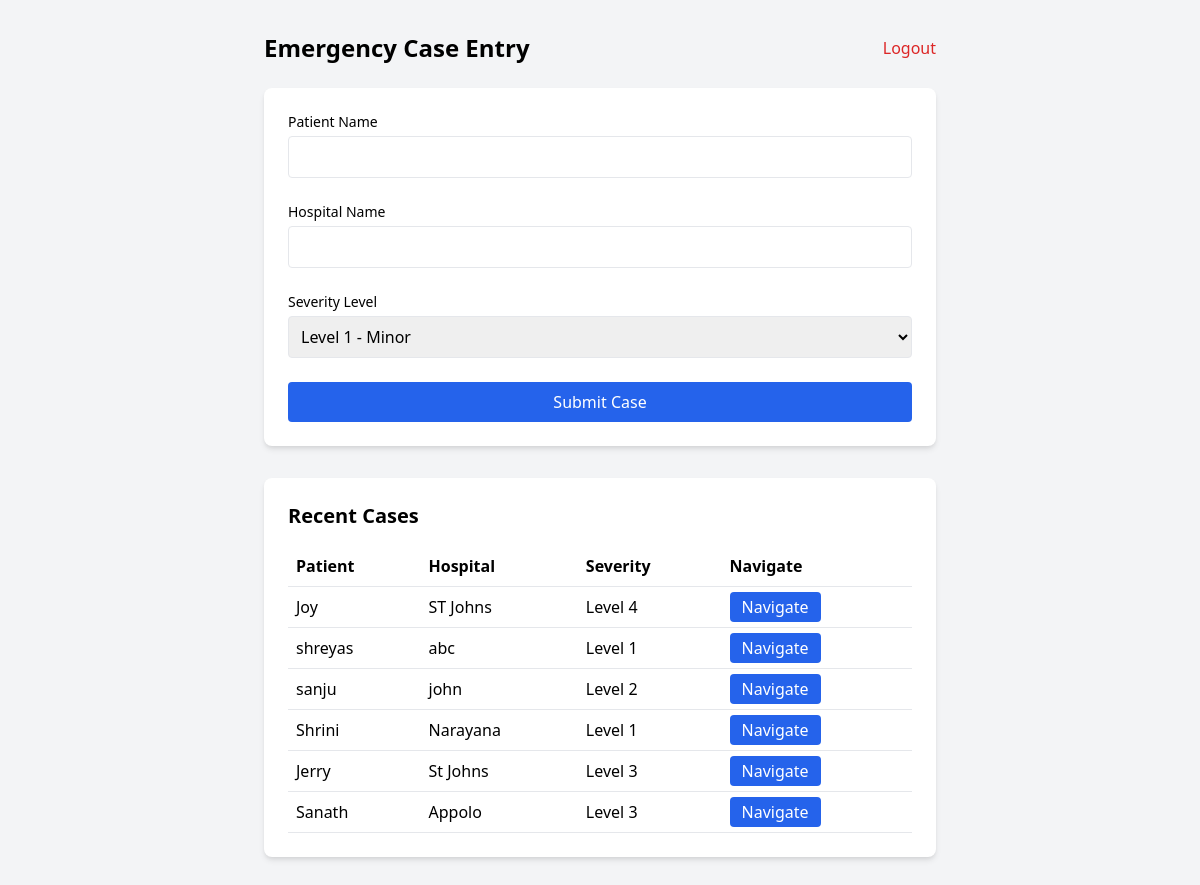
/dashboard (signed in), run on the app's committed database.
### app.py (models this page shows)
class EmergencyCase(db.Model):
    id = db.Column(db.Integer, primary_key=True)
    patient_name = db.Column(db.String(80), nullable=False)
    hospital_name = db.Column(db.String(80), nullable=False)
    severity_level = db.Column(db.Integer, nullable=False)
    driver_id = db.Column(db.String(80), db.ForeignKey('driver.driver_id'))

### app.py (the view, shortened to what this page needs)
@app.route('/dashboard', methods=['GET', 'POST'])
def dashboard():
    if 'driver_id' not in session:
        return redirect(url_for('login'))
    cases = EmergencyCase.query.filter_by(driver_id=session['driver_id']).all()
    return render_template('dashboard.html', cases=cases)

### templates/dashboard.html (shortened to what this page needs)
{% extends "base.html" %}
{% block content %}
<div class="min-h-screen p-8">
    <div class="max-w-2xl mx-auto">
        <div class="flex justify-between items-center mb-6">
            <h1 class="text-2xl font-bold">Emergency Case Entry</h1>
            <a href="{{ url_for('logout') }}" class="text-red-600 hover:text-red-800">Logout</a>
        </div>
        <div class="bg-white rounded-lg shadow-md p-6">
            <form method="POST" class="space-y-6">
                <div>
                    <label class="block text-sm font-medium mb-1">Patient Name</label>
                    <input type="text" name="patient_name" class="w-full p-2 border rounded" required>
                </div>
                <div>
                    <label class="block text-sm font-medium mb-1">Hospital Name</label>
                    <input type="text" name="hospital_name" class="w-full p-2 border rounded" required>
                </div>
                <div>
                    <label class="block text-sm font-medium mb-1">Severity Level</label>
                    <select name="severity_level" class="w-full p-2 border rounded" required>
                        <option value="1">Level 1 - Minor</option>
                    </select>
                </div>
                <button type="submit" class="w-full bg-blue-600 text-white p-2 rounded hover:bg-blue-700">
                    Submit Case
                </button>
            </form>
        </div>
        {% if cases %}
        <div class="mt-8 bg-white rounded-lg shadow-md p-6">
            <h2 class="text-xl font-bold mb-4">Recent Cases</h2>
            <table class="w-full">
                <thead>
                    <tr class="border-b">
                        <th class="p-2 text-left">Patient</th>
                        <th class="p-2 text-left">Hospital</th>
                        <th class="p-2 text-left">Severity</th>
                        <th class="p-2 text-left">Navigate</th>
                    </tr>
                </thead>
                <tbody>
                    {% for case in cases %}
                    <tr class="border-b">
                        <td class="p-2">{{ case.patient_name }}</td>
                        <td class="p-2">{{ case.hospital_name }}</td>
                        <td class="p-2">Level {{ case.severity_level }}</td>
                        <td class="p-2">
                            <a href="https://www.google.com/maps/dir/?api=1&destination={{ case.hospital_name }},Bangalore"
                               target="_blank"
                               class="px-3 py-1 bg-blue-600 text-white rounded hover:bg-blue-700">
                                Navigate
                            </a>
                        </td>
                    </tr>
                    {% endfor %}
                </tbody>
            </table>
        </div>
        {% endif %}
    </div>
</div>
{% endblock %}

### templates/base.html (shortened to what this page needs)
<!DOCTYPE html>
<html lang="en">
<head>
    <link href="https://cdnjs.cloudflare.com/ajax/libs/tailwindcss/2.2.19/tailwind.min.css" rel="stylesheet">
</head>
<body class="bg-gray-100">
    {% block content %}{% endblock %}
</body>
</html>

### data on the page
EmergencyCase: patient_name "Joy", hospital_name "ST Johns", severity_level "4"
EmergencyCase: patient_name "shreyas", hospital_name "abc", severity_level "1"
EmergencyCase: patient_name "sanju", hospital_name "john", severity_level "2"
EmergencyCase: patient_name "Shrini", hospital_name "Narayana", severity_level "1"
EmergencyCase: patient_name "Jerry", hospital_name "St Johns", severity_level "3"
EmergencyCase: patient_name "Sanath", hospital_name "Appolo", severity_level "3"
